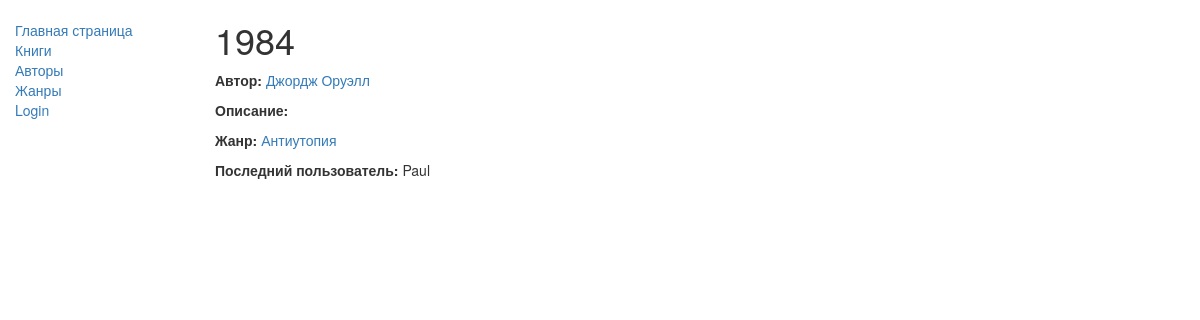
The page /lib/book/82639ca2-7356-4d12-a8cc-1f6f5df75bed on the database its author committed.
### lib/models.py (models this page shows, shortened)
class Book(models.Model):
    id = models.UUIDField(primary_key=True, default=uuid.uuid4,
                          help_text="Unique ID for this book across whole library")
    title = models.CharField(max_length=100)
    description = models.TextField(
        help_text="Brief description of the book", blank=True)
    author = models.ForeignKey(
        'Author', on_delete=models.SET_NULL, null=True)
    publish_year = models.DateField(null=True, blank=True)
    genre = models.ForeignKey(
        'Genre', on_delete=models.SET_NULL, null=True, default='2947d6ee-b0bf-439e-b869-e8bff3415576')
    class Meta:
        ordering = ['title', 'description']
        verbose_name = 'Книга'
        verbose_name_plural = 'Книги'

class Author(models.Model):
    id = models.UUIDField(primary_key=True, default=uuid.uuid4,
                          help_text="Unique ID for this author across whole library")
    name = models.CharField(max_length=100)
    birthday = models.DateField(null=True, blank=True)
    info = models.TextField(
        help_text="Brief information for this author", blank=True)
    def get_absolute_url(self):
        return reverse('author-detail', args=[str(self.id)])
    def __str__(self):
        return self.name
    class Meta:
        verbose_name = 'Автор'
        verbose_name_plural = 'Авторы'

class Genre(models.Model):
    id = models.UUIDField(primary_key=True, default=uuid.uuid4,
                          help_text="Unique ID for this genre")
    name = models.CharField(max_length=100)
    def __str__(self):
        return self.name
    def get_absolute_url(self):
        return reverse('genre-detail', args=[str(self.id)])
    class Meta:
        verbose_name = 'Жанр'
        verbose_name_plural = 'Жанры'

### lib/views.py (the view)
# urls.py: path('book/<str:pk>', views.BookDetailView.as_view(), name='book-detail'),
class BookDetailView(generic.DetailView):
    model = Book
    def get_context_data(self, **kwargs):
        data = super().get_context_data(**kwargs)
        data['book_list'] = Book.objects.all()
        book_id = self.request.get_full_path().split('/')[-1]
        b = Book.objects.filter(id=book_id)[0]
        try:
            user_id = Order_Items.objects.filter(book=b).values(
                'order__visitor').order_by('order__order_date')[0]['order__visitor']
            data['last_user'] = User.objects.filter(id=user_id)[0]
        except:
            data['last_user'] = 'None'
        return data

### lib/templates/lib/book_detail.html
{% extends "base_generic.html" %}
{% block content %}
<h1>{{ book.title }}</h1>
<p><strong>Автор:</strong> <a href="{{book.author.get_absolute_url}}">{{ book.author }}</a></p>
<p><strong>Описание:</strong> {{ book.description }}</p>
<p><strong>Жанр:</strong> <a href="{{book.genre.get_absolute_url}}">{{ book.genre }}</a></p>
<p><strong>Последний пользователь:</strong>
    {{last_user}}
</p>
{% endblock %}

### rows shown on the page
Book: title "1984", author "Джордж Оруэлл", genre "Антиутопия"

### other values the page prints
{{ last_user }} "Paul"
